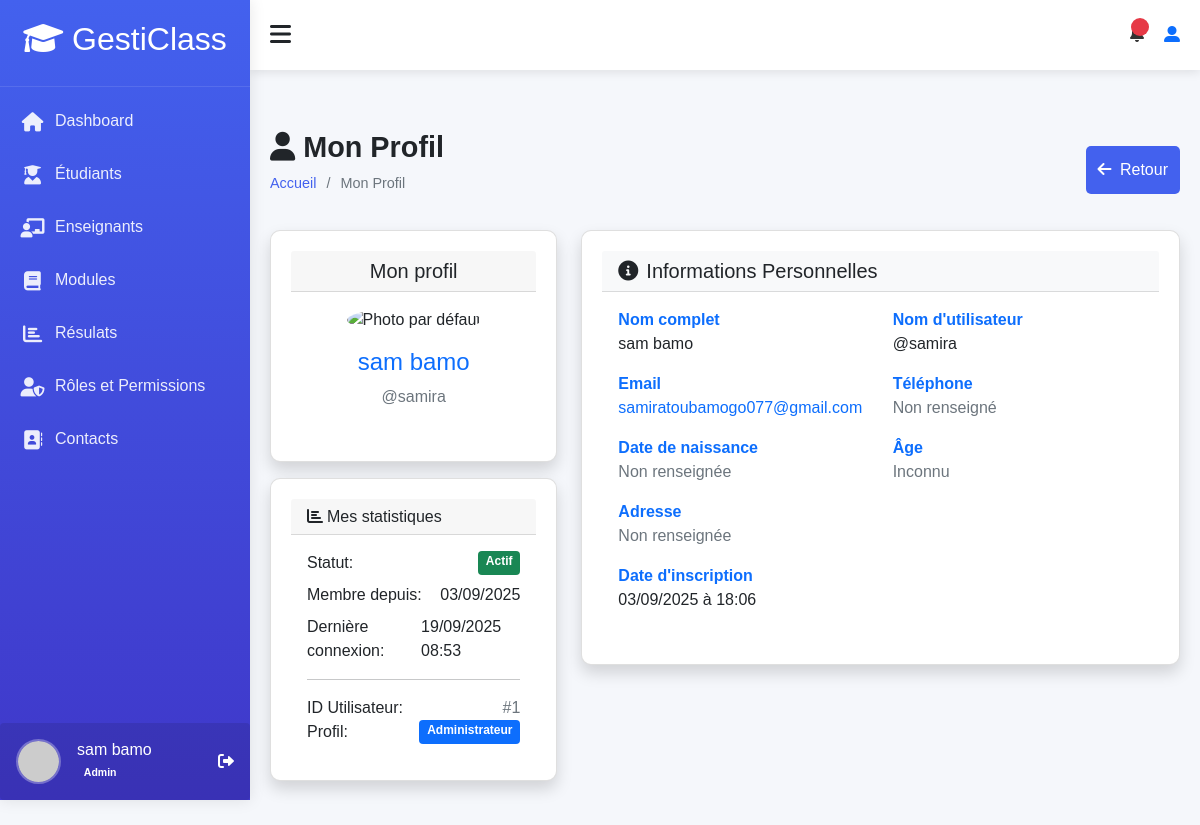
The page /accounts/profile/ (signed in) on the database as committed earlier.
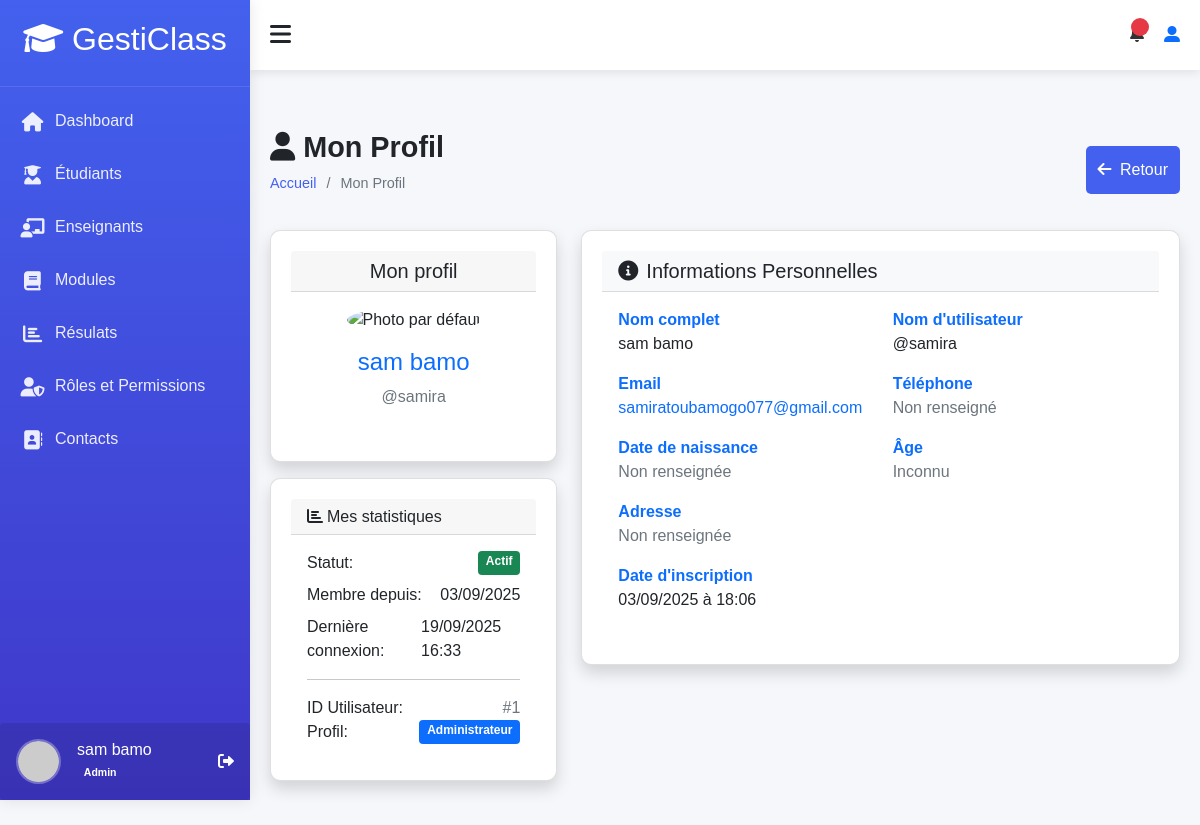
The same page on the database as committed later.
### accounts/models.py (models this page shows, shortened)
class User(AbstractUser):
    ROLE_CHOICES = (
        ('admin', 'Administrateur'),
        ('teacher', 'Enseignant'),
        ('student', 'Élève'),
    )
    profil = models.CharField(max_length=10, choices=ROLE_CHOICES, default='student')
    phone = models.CharField(max_length=20, blank=True)
    birth_date = models.DateField(null=True, blank=True)
    photo = models.ImageField(upload_to='users/', null=True, blank=True)
    specialty = models.CharField(max_length=100, null=True, blank=True)
    hire_date = models.DateField(null=True, blank=True)
    address = models.TextField(blank=True)
    phone_number = models.CharField(max_length=15, blank=True)
    date_of_birth = models.DateField(null=True, blank=True)
    class Meta:
        permissions = [
        ("peut_acceder_module", "Peut acceder au module"),
        ("peut_acceder_aux_eleve", "Peut acceder aux eleves"),
        ("peut_acceder_aux_enseignants", "peut acceder aux enseigants"),
        ("peut_acceder_aux_roles", "peut acceder aux roles"),
        ("peut_acceder_au_dashboard", "Peut accéder au tableau de bord "),
        ("dashboard", "Peut voir les infos utiles  pour des étudiants"),
        ("peut_voir_infos_utile_teacher", "Peut voir les infos utiles pour des enseignants"),
        ("peut_agir_infos_utile_student", "Peut agir sur les infos utiles pour des étudiants"),
        ("peut_agir_infos_utile_teacher", "Peut agir sur les infos utiles pour des enseignants"),
        ("can_view_student_performance_data", "Peut voir ses données de performance  étudiants"),
        ("can_view_teacher_module_performance_data", "Peut voir les données de performance des modules des enseignants"),
        ("can_view_all_students_performance_data ", "Peut voir les données de performance de tous les étudiants"),
        ("can_view_student_list", "Peut voir la liste des étudiants"),
        ("can_view_teacher_list", "Peut voir la liste des enseignants"),
        ("can_view_module_list", "Peut voir la liste des modules"),
        ("can_view_results_list", "Peut voir la liste résultats"),
        ("can_view_suggestions_list", "Peut voir la liste des suggestions"),
        ("can_delete_suggestion", "Peut supprimer une suggestion"),
        ("can_delete_result", "Peut supprimer un résultat"),
        ("can_view_module_details", "Peut les details d'un module"),
        ("can_view_student_details", "Peut voir les détails d'un étudiant"),
        ("can_view_teacher_details", "Peut voir les détails d'un enseignant"),
        ("can_view_own_details", "Peut voir ses propres détails"),
        ("cans_view_results", "Peut voir les résultats"),
        ("can_view_own_results", "Peut voir ses propres résultats"),
        ("can_view_section__admin", "Peut voir la d'administration des section"),
        ("view_role", "Peut voir les rôles"),
        ("add_role", "Peut ajouter un rôle"),
        ("change_role", "Peut modifier un rôle"),
        ("delete_role", "Peut supprimer un rôle"),
        ("assign_role", "Peut assigner des rôles"),
        ("view_timetable", "Peut voir l'emploi du temps"),
        ("manage_timetable", "Peut gérer l'emploi du temps"),
        ("can_add_teacher", "Peut ajouter un enseignant"),
        ("can_add_student", "Peut ajouter un étudiant"),
        ("can_change_teacher", "Peut modifier un enseignant"),
        ("can_change_student", "Peut modifier un étudiant"),
        ("can_delete_teacher", "Peut supprimer un enseignant"),
        ("can_delete_student", "Peut supprimer un étudiant"),
        ("can_view_schoolinfo", "Peut voir les informations de l'école"),
        ("can_add_schoolinfo", "Peut ajouter les informations de l'école"),
        ("can_change_schoolinfo", "Peut modifier les informations de l'école"),
        ("can_delete_schoolinfo", "Peut supprimer les informations de l'école"),
        ]

### accounts/views.py (the view)
# urls.py: path('profile/', views.profile,
@login_required
def profile(request):
    return render(request, 'profile/profile.html', {
        'user': request.user
    })

### accounts/templates/profile/profile.html (shortened to what the changed rows need)
{% extends "models/base.html" %}
{% load static %}
{% block content %}
<div class="content">
    <div class="page-title">
        <div>
            <h2><i class="fas fa-user me-2"></i>Mon Profil</h2>
        </div>
    </div>
    <div class="row">
        <div class="col-md-4 mb-4">
            <div class="card shadow">
                <div class="card-body text-center">
                    {% if user.photo %}
                        <img src="{{ user.photo.url }}"
                             class="img-fluid rounded-circle mb-3"
                             alt="Photo de {{ user.get_full_name }}"
                             style="width: 200px; height: 200px; object-fit: cover;">
                    {% else %}
                        <img src="{% static 'img/default-avatar.png' %}"
                             class="img-fluid rounded-circle mb-3"
                             alt="Photo par défaut"
                             style="width: 200px; height: 200px; object-fit: cover;">
                    {% endif %}
                    <h4 class="text-primary">{{ user.get_full_name }}</h4>
                    <p class="text-muted">@{{ user.username }}</p>
                </div>
            </div>
            <div class="card shadow mt-3">
                <div class="card-body">
                    <div class="d-flex justify-content-between mb-2">
                        <span>Membre depuis:</span>
                        <span>{{ user.date_joined|date:"d/m/Y" }}</span>
                    </div>
                    <div class="d-flex justify-content-between">
                        <span>Dernière connexion:</span>
                        <span>
                            {% if user.last_login %}
                                {{ user.last_login|date:"d/m/Y H:i" }}
                            {% else %}
                                Jamais connecté
                            {% endif %}
                        </span>
                    </div>
                    <div class="d-flex justify-content-between">
                        <span>ID Utilisateur:</span>
                        <span class="text-muted">#{{ user.id }}</span>
                    </div>
                    <div class="d-flex justify-content-between">
                        <span>Profil:</span>
                        <span class="badge bg-primary">
                            {{ user.get_profil_display }}
                        </span>
                    </div>
                </div>
            </div>
        </div>
        <div class="col-md-8">
            <div class="card shadow">
                <div class="card-body">
                    <div class="row">
                        <div class="col-md-6">
                            <div class="info-item mb-3">
                                <label class="fw-bold text-primary">Nom complet</label>
                                <p class="mb-0">{{ user.get_full_name }}</p>
                            </div>
                        </div>
                        <div class="col-md-6">
                            <div class="info-item mb-3">
                                <label class="fw-bold text-primary">Nom d'utilisateur</label>
                                <p class="mb-0">@{{ user.username }}</p>
                            </div>
                        </div>
                    </div>
                    <div class="row">
                        <div class="col-md-6">
                            <div class="info-item mb-3">
                                <p class="mb-0">
                                    <a href="mailto:{{ user.email }}" class="text-decoration-none">
                                        {{ user.email }}
                                    </a>
                                </p>
                            </div>
                        </div>
                    </div>
                    <div class="info-item mb-3">
                        <label class="fw-bold text-primary">Date d'inscription</label>
                        <p class="mb-0">{{ user.date_joined|date:"d/m/Y à H:i" }}</p>
                    </div>
                </div>
            </div>
        </div>
    </div>
</div>
{% endblock %}

### templates/models/sidebar.html
<div class="sidebar" id="sidebar">
    <div class="sidebar-header">
        <h2><i class="fas fa-graduation-cap text-white"></i> GestiClass</h2>
    </div>
    <div class="sidebar-menu">
        <ul>
            <li><a href="{% url 'dashboard:dashboard' %}" class="active">
                <i class="fas fa-home"></i> <span>Dashboard</span>
            </a></li>
            <li><a href="{% url 'accounts:students_list' %}">
                <i class="fas fa-user-graduate"></i> <span>Étudiants</span>
            </a></li>
            {% if perms.accounts.peut_acceder_aux_enseignants %}
            <li><a href="{% url 'accounts:teachers_list' %}" >
                <i class="fas fa-chalkboard-teacher"></i> <span>Enseignants</span>
            </a></li>
            {% endif %}
            {% if perms.accounts.peut_acceder_module %}
            <li><a href="{% url 'accounts:modules_list' %}">
                <i class="fas fa-book"></i> <span>Modules</span>
            </a></li>
            {% endif %}
            <li><a href="{% url 'accounts:results_list' %}">
                <i class="fas fa-chart-bar"></i> <span>Résulats</span>
            </a></li>
            {% if perms.accounts.peut_acceder_aux_roles %}
            <li><a href="{% url 'accounts:role_list' %}">
                <i class="fas fa-user-shield"></i> <span>Rôles et Permissions</span>
            </a></li>
            {% endif %}
            <li><a href="{% url 'accounts:contact' %}">
                <i class="fas fa-address-book"></i> <span>Contacts</span>
            </a></li>
        </ul>
    </div>
    <div class="user-profile d-flex align-items-center p-3 rounded">
        {% if user.photo %}
            <img src="{{ user.photo.url }}"
                 alt="Photo de {{ user.get_full_name }}"
                 class="rounded-circle me-3"
                 style="width: 45px; height: 45px; object-fit: cover;">
        {% else %}
            <img src="https://ui-avatars.com/api/?name={{ user.first_name }}+{{ user.last_name }}&background=0D8ABC&color=fff&size=128"
                 alt="Avatar de {{ user.get_full_name }}"
                 class="rounded-circle me-3"
                 style="width: 45px; height: 45px; object-fit: cover;">
        {% endif %}
        <div class="user-info">
            <h6 class="mb-0">{{ user.get_full_name }}</h6>
            <small>
                {% if user.profil == 'student' %}
                    <span class="badge rounded-pill">Élève</span>
                {% elif user.profil == 'teacher' %}
                    <span class="badge rounded-pill">Professeur</span>
                {% elif user.profil == 'admin' %}
                    <span class="badge rounded-pill">Admin</span>
                {% endif %}
            </small>
        </div>
        <div class="ms-auto">
            <a href="{% url 'accounts:logout' %}" class="text-decoration-none text-white">
                <i class="fas fa-sign-out-alt"></i>
            </a>
        </div>
    </div>
</div>

Rows that differ between the two databases and show on the page:
changed User "sam bamo": last_login "19/09/2025 08:53" → "19/09/2025 16:33"
